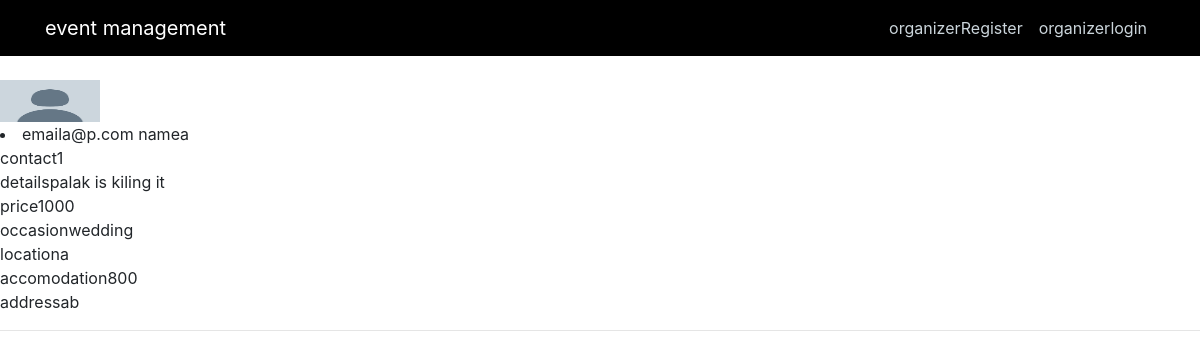
Page /detail/1 on the earlier database version.
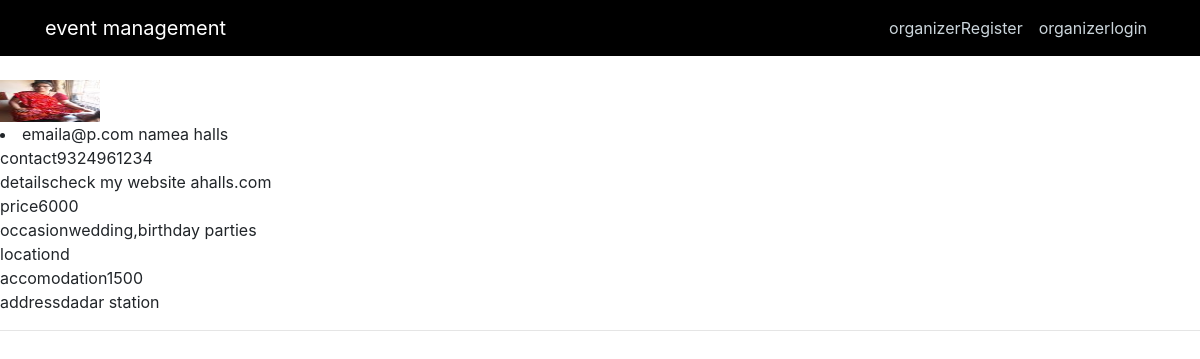
Same page on the later database version.
### models.py (models this page shows, shortened)
class Org(db.Model,UserMixin):
	__tablename__ = "org"
	id = db.Column(db.Integer, primary_key=True)
	name = db.Column(db.String(20), unique=True, nullable=False)
	email = db.Column(db.String(120), unique=True, nullable=False)
	password = db.Column(db.String(60), nullable=False)
	occasion = db.Column(db.String(120))
	location = db.Column(db.String(120))
	price = db.Column(db.Integer,nullable=False)
	address = db.Column(db.String(120))
	contact = db.Column(db.Integer, unique=True,nullable=False)
	requirement=db.Column(db.String(80),nullable=False)
	image_file=db.Column(db.String(20),nullable=False,default='default.jpg')
	details = db.Column(db.String(1000))
	accomodation= db.Column(db.String(120))
	special= db.Column(db.String(120))

### main.py (the view)
@app.route("/detail/<int:org_id>")
def org(org_id):
    org = Org.query.get_or_404(org_id)
    return render_template('fd.html', title='full details', org=org)

### templates/fd.html (shortened to what this page needs)
<!DOCTYPE html>
<html>
<head>
    <link rel="stylesheet" href="https://maxcdn.bootstrapcdn.com/bootstrap/4.0.0/css/bootstrap.min.css">
    <link rel="stylesheet" type="text/css" href="{{ url_for('static', filename='main.css') }}">
</head>
<body class="bg">
    <header class="site-header">
      <nav class="navbar navbar-expand-md navbar-dark bg-steel fixed-top">
        <div class="container">
          <a class="navbar-brand mr-4" href="/home">event management</a>
            <div class="navbar-nav">
              {% if current_user.is_authenticated %}
                <a class="nav-item nav-link" href="{{ url_for('account') }}">account</a>
                <a class="nav-item nav-link" href="{{ url_for('logout') }}">Logout</a>
             {% else %}
              <a class="nav-item nav-link" href="{{ url_for('register') }}">organizerRegister</a>
               <a class="nav-item nav-link" href="{{ url_for('login') }}">organizerlogin</a>
             {% endif %}
            </div>
        </div>
      </nav>
    </header>
    <br>
    <br>
    <br>
              <div>
                <img src="{{ url_for('static', filename='profile_pics/' + org.image_file) }}" width="100px" height="42px">
              </div>
            {% if org.requirement == 'h' %}
               <li>  email{{ org.email }}
                     name{{ org.name }}<br>
                     contact{{ org.contact }}<br>
                     details{{org.details}}<br>
                     price{{org.price}}<br>
                     occasion{{org.occasion}}<br>
                     location{{org.location}}<br>
                     accomodation{{org.accomodation}}<br>
                     address{{org.address}}
                             </li>
            {% endif %}
      <hr>
</body>
</html>

### static/main.css (style rules this page uses)
.site-header .navbar-nav .nav-link { color: #cbd5db; }
.bg-steel { background-color: #5f788a; }

### templates/fd.html (style rules this page uses)
.bg-steel { background-color: black; }
.bg { background-image: url("https://ak6.picdn.net/shutterstock/videos/9983156/thumb/1.jpg"); }

Differences in the rows shown:
changed Org "a@p.com": image_file: picture added in place of a placeholder; name "a" → "a halls"; contact "1" → "9324961234"; details "palak is kiling it" → "check my website ahalls.com"; price "1000" → "6000"; occasion "wedding" → "wedding,birthday parties"; location "a" → "d"; accomodation "800" → "1500"; address "ab" → "dadar station"
